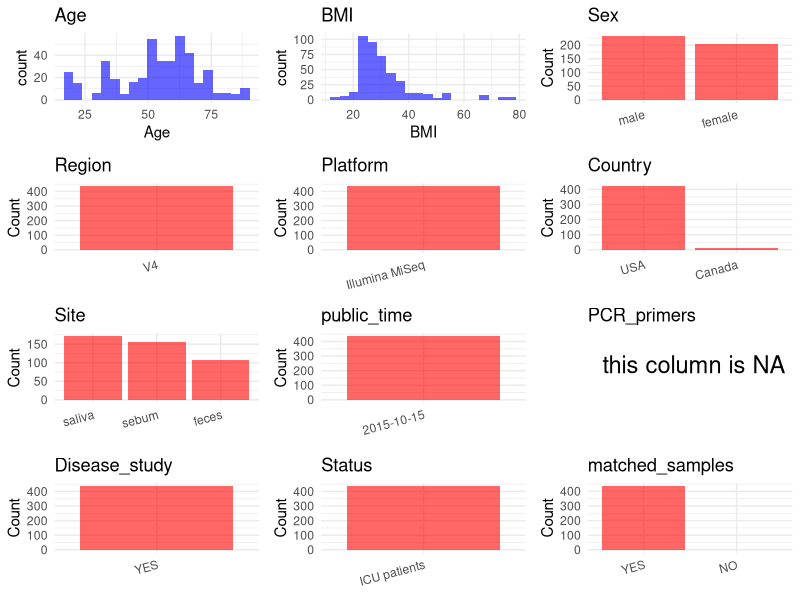

The R script that drew this image: (Note: this script raises an error after producing the figure.)
## ---- chunk 1
# Load necessary libraries
library(dplyr)
library(ggplot2)
library(cowplot)

# Set working directory (update this path to your local directory)
setwd("D:/oral_project/PRJEB11425")

# Read the initial metadata files
initial_meta<-read.csv("SraRunTable.csv",header = T)

# Combine the two metadata files
#meta <- rbind(initial_meta, initial_meta1)

#Remove entries where Organism is "gut metagenome" (non-oral samples)
#initial_meta <- subset(initial_meta,env_material== "saliva")

# Check the number of samples containing "HT" in Sample.Name (e.g., healthy controls)
#nrow(subset(meta, grepl("HT", Sample.Name)))

# Display the first few rows of the metadata
head(initial_meta)
## ---- chunk 2
# Create a uniform metadata dataframe
metadata <- data.frame(
  BioProject = initial_meta$BioProject,
  Run = initial_meta$Run,
  sample_name = initial_meta$host_subject_id,
  Age = initial_meta$AGE,
  BMI = initial_meta$BMI,
  Sex=initial_meta$sex,
  Region = initial_meta$target_subfragment..exp.,
  Platform = initial_meta$Instrument,
  Country = initial_meta$COUNTRY,
  Site = initial_meta$env_material,
  public_time = initial_meta$ENA.FIRST.PUBLIC..run.,
  stringsAsFactors = FALSE
)
## ---- chunk 3
# Add information obtained from the publication
metadata$PCR_primers <- NA_character_
metadata$title <- "Extreme Dysbiosis of the Microbiome in Critical Illness"
metadata$Disease_study <- "YES"

# Assign disease status based on sample_name patterns
metadata$Status <- "ICU patients"
keep_subjects<-subset(metadata,Site %in% c("saliva"))
#remove subjects without Saliva samples
metadata<-subset(metadata,sample_name %in% keep_subjects$sample_name)
#get subjects sampling counts
sample_counts <- table(metadata$sample_name)
# Create matched_samples column, any subjects have >=2 samples will be label "YES", otherwise "NO"
metadata$matched_samples <- ifelse(metadata$sample_name %in% names(sample_counts[sample_counts >= 2]), "YES", "NO")
## ---- chunk 4
# Check the number of unique runs and sample names
print(paste("Number of unique runs:", length(unique(metadata$Run))))
print(paste("Number of unique sample names:", length(unique(metadata$sample_name))))
## ---- chunk 5
# Select columns for visualization
plot_data <- metadata %>%
  select(-BioProject, -Run, -sample_name, -title)

# Function to create simple plots for each column
create_simple_plots <- function(data) {
  plots <- list()
  
  for (col in colnames(data)) {
    # Check if the column is all NA
    if (all(is.na(data[[col]]))) {
      # Create an empty plot with text indicating all NA
      p <- ggplot() +
        annotate("text", x = 0.5, y = 0.5, label = "this column is NA", size = 6) +
        labs(title = col) +
        theme_void()
    } else if (is.numeric(data[[col]])) {
      # Numeric variable: histogram
      p <- ggplot(data, aes(x = .data[[col]])) +
        geom_histogram(fill = "blue", alpha = 0.6, bins = 20, na.rm = TRUE) +
        labs(title = col) +
        theme_minimal()
    } else {
      # Categorical variable: bar plot (remove NA values)
      count_data <- as.data.frame(table(data[[col]], useNA = "ifany"))
      p <- ggplot(count_data, aes(x = reorder(Var1, -Freq), y = Freq)) +
        geom_col(fill = "red", alpha = 0.6) +
        labs(title = col, x = NULL, y = "Count") +
        theme_minimal() +
        theme(axis.text.x = element_text(angle = 15, hjust = 1))
    }
    plots[[col]] <- p
  }
  
  return(plots)
}

# Generate and arrange plots
plots <- create_simple_plots(plot_data)
p<-plot_grid(plots$Age, 
          plots$BMI, 
          plots$Sex, 
          plots$Region, 
          plots$Platform, 
          plots$Country, 
          plots$Site,
          plots$public_time, 
          plots$PCR_primers,
          plots$Disease_study,
          plots$Status,
          plots$matched_samples,# add 
          ncol = 3, align = "hv", axis = "lb")
ggsave("Metadata_Summary.png", plot = p, width = 8, height = 6, dpi = 150)
## ---- chunk 6
knitr::include_graphics("Metadata_Summary.png")
## ---- chunk 7
# Reorder columns to match the desired format
metadata <- metadata[, c(
  "BioProject", "Run", "sample_name", "Age", "BMI", "Sex", 
  "Region", "Platform", "Country", "Site", "public_time", 
  "PCR_primers", "title", "Disease_study", "Status","matched_samples"
)]

# Export the uniform metadata to a CSV file
write.csv(metadata, file = "metadata.csv", quote = FALSE)
head(metadata)
